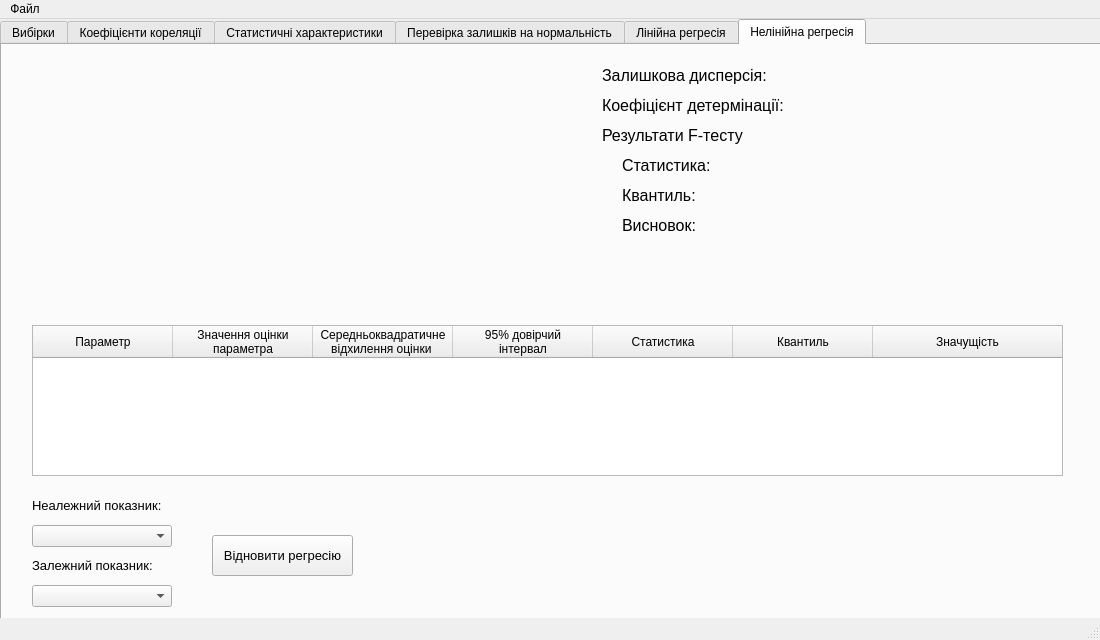
<?xml version="1.0" encoding="UTF-8"?>
<ui version="4.0">
 <class>MainWindow</class>
 <widget class="QMainWindow" name="MainWindow">
  <property name="geometry">
   <rect>
    <x>0</x>
    <y>0</y>
    <width>1100</width>
    <height>640</height>
   </rect>
  </property>
  <property name="sizePolicy">
   <sizepolicy hsizetype="Expanding" vsizetype="Expanding">
    <horstretch>0</horstretch>
    <verstretch>0</verstretch>
   </sizepolicy>
  </property>
  <property name="maximumSize">
   <size>
    <width>1100</width>
    <height>640</height>
   </size>
  </property>
  <property name="windowTitle">
   <string>Regression analysis app</string>
  </property>
  <widget class="QWidget" name="centralwidget">
   <widget class="QTabWidget" name="tabWidget">
    <property name="geometry">
     <rect>
      <x>0</x>
      <y>0</y>
      <width>1101</width>
      <height>621</height>
     </rect>
    </property>
    <property name="sizePolicy">
     <sizepolicy hsizetype="Maximum" vsizetype="Maximum">
      <horstretch>0</horstretch>
      <verstretch>0</verstretch>
     </sizepolicy>
    </property>
    <property name="font">
     <font>
      <pointsize>9</pointsize>
     </font>
    </property>
    <property name="currentIndex">
     <number>5</number>
    </property>
    <widget class="QWidget" name="tab">
     <attribute name="title">
      <string>Вибірки</string>
     </attribute>
     <widget class="QLabel" name="label">
      <property name="geometry">
       <rect>
        <x>20</x>
        <y>40</y>
        <width>1041</width>
        <height>21</height>
       </rect>
      </property>
      <property name="font">
       <font>
        <pointsize>14</pointsize>
       </font>
      </property>
      <property name="text">
       <string>Вибірки</string>
      </property>
      <property name="textFormat">
       <enum>Qt::AutoText</enum>
      </property>
      <property name="alignment">
       <set>Qt::AlignCenter</set>
      </property>
     </widget>
     <widget class="QTableWidget" name="tableSelection">
      <property name="geometry">
       <rect>
        <x>20</x>
        <y>70</y>
        <width>1041</width>
        <height>471</height>
       </rect>
      </property>
      <property name="horizontalScrollBarPolicy">
       <enum>Qt::ScrollBarAlwaysOff</enum>
      </property>
      <attribute name="horizontalHeaderDefaultSectionSize">
       <number>240</number>
      </attribute>
      <attribute name="horizontalHeaderStretchLastSection">
       <bool>true</bool>
      </attribute>
      <attribute name="verticalHeaderCascadingSectionResizes">
       <bool>false</bool>
      </attribute>
      <attribute name="verticalHeaderShowSortIndicator" stdset="0">
       <bool>false</bool>
      </attribute>
      <attribute name="verticalHeaderStretchLastSection">
       <bool>false</bool>
      </attribute>
     </widget>
    </widget>
    <widget class="QWidget" name="tab_2">
     <attribute name="title">
      <string>Коефіцієнти кореляції</string>
     </attribute>
     <widget class="QTableWidget" name="tableWidget_8">
      <property name="geometry">
       <rect>
        <x>30</x>
        <y>70</y>
        <width>1031</width>
        <height>271</height>
       </rect>
      </property>
      <property name="horizontalScrollBarPolicy">
       <enum>Qt::ScrollBarAlwaysOff</enum>
      </property>
      <attribute name="horizontalHeaderDefaultSectionSize">
       <number>140</number>
      </attribute>
      <attribute name="horizontalHeaderHighlightSections">
       <bool>true</bool>
      </attribute>
      <attribute name="horizontalHeaderStretchLastSection">
       <bool>true</bool>
      </attribute>
      <attribute name="verticalHeaderCascadingSectionResizes">
       <bool>false</bool>
      </attribute>
      <attribute name="verticalHeaderMinimumSectionSize">
       <number>30</number>
      </attribute>
      <attribute name="verticalHeaderDefaultSectionSize">
       <number>40</number>
      </attribute>
      <attribute name="verticalHeaderHighlightSections">
       <bool>true</bool>
      </attribute>
      <attribute name="verticalHeaderShowSortIndicator" stdset="0">
       <bool>false</bool>
      </attribute>
      <attribute name="verticalHeaderStretchLastSection">
       <bool>false</bool>
      </attribute>
      <column>
       <property name="text">
        <string>Коефіцієнт
кореляції </string>
       </property>
      </column>
      <column>
       <property name="text">
        <string>Оцінка</string>
       </property>
      </column>
      <column>
       <property name="text">
        <string>Довірчий інтервал</string>
       </property>
      </column>
      <column>
       <property name="text">
        <string>Статистика</string>
       </property>
      </column>
      <column>
       <property name="text">
        <string>Квантиль</string>
       </property>
      </column>
      <column>
       <property name="text">
        <string>Висновок
(значущий/
незначущий)</string>
       </property>
      </column>
      <column>
       <property name="text">
        <string>Висновок щодо
наявності
взаємозв’язку
(є/немає) </string>
       </property>
      </column>
     </widget>
     <widget class="QLabel" name="label_7">
      <property name="geometry">
       <rect>
        <x>30</x>
        <y>30</y>
        <width>1021</width>
        <height>21</height>
       </rect>
      </property>
      <property name="font">
       <font>
        <pointsize>14</pointsize>
       </font>
      </property>
      <property name="text">
       <string>Коефіцієнти кореляції</string>
      </property>
      <property name="textFormat">
       <enum>Qt::AutoText</enum>
      </property>
      <property name="alignment">
       <set>Qt::AlignCenter</set>
      </property>
     </widget>
     <widget class="QTableWidget" name="tableWidget_9">
      <property name="geometry">
       <rect>
        <x>30</x>
        <y>390</y>
        <width>1031</width>
        <height>141</height>
       </rect>
      </property>
      <property name="horizontalScrollBarPolicy">
       <enum>Qt::ScrollBarAlwaysOff</enum>
      </property>
      <attribute name="horizontalHeaderDefaultSectionSize">
       <number>140</number>
      </attribute>
      <attribute name="horizontalHeaderHighlightSections">
       <bool>true</bool>
      </attribute>
      <attribute name="horizontalHeaderStretchLastSection">
       <bool>true</bool>
      </attribute>
      <attribute name="verticalHeaderCascadingSectionResizes">
       <bool>false</bool>
      </attribute>
      <attribute name="verticalHeaderMinimumSectionSize">
       <number>30</number>
      </attribute>
      <attribute name="verticalHeaderDefaultSectionSize">
       <number>40</number>
      </attribute>
      <attribute name="verticalHeaderHighlightSections">
       <bool>true</bool>
      </attribute>
      <attribute name="verticalHeaderShowSortIndicator" stdset="0">
       <bool>false</bool>
      </attribute>
      <attribute name="verticalHeaderStretchLastSection">
       <bool>false</bool>
      </attribute>
      <column>
       <property name="text">
        <string>Оцінка коефіцієнта
Пірсона (за
переформованим
масивом)</string>
       </property>
      </column>
      <column>
       <property name="text">
        <string>Оцінка
кореляційного
відношення </string>
       </property>
      </column>
      <column>
       <property name="text">
        <string>Статистика</string>
       </property>
      </column>
      <column>
       <property name="text">
        <string>Квантиль</string>
       </property>
      </column>
      <column>
       <property name="text">
        <string>Висновок
(рівні/
нерівні)</string>
       </property>
      </column>
      <column>
       <property name="text">
        <string>Висновок щодо
виду залежності
(лінійна/нелінійна)</string>
       </property>
      </column>
     </widget>
    </widget>
    <widget class="QWidget" name="tab_4">
     <attribute name="title">
      <string>Статистичні характеристики</string>
     </attribute>
     <widget class="QTableWidget" name="tableWidget_11">
      <property name="geometry">
       <rect>
        <x>30</x>
        <y>110</y>
        <width>491</width>
        <height>411</height>
       </rect>
      </property>
      <property name="horizontalScrollBarPolicy">
       <enum>Qt::ScrollBarAlwaysOff</enum>
      </property>
      <attribute name="horizontalHeaderCascadingSectionResizes">
       <bool>false</bool>
      </attribute>
      <attribute name="horizontalHeaderMinimumSectionSize">
       <number>40</number>
      </attribute>
      <attribute name="horizontalHeaderDefaultSectionSize">
       <number>160</number>
      </attribute>
      <attribute name="horizontalHeaderShowSortIndicator" stdset="0">
       <bool>false</bool>
      </attribute>
      <attribute name="horizontalHeaderStretchLastSection">
       <bool>true</bool>
      </attribute>
      <attribute name="verticalHeaderCascadingSectionResizes">
       <bool>false</bool>
      </attribute>
      <attribute name="verticalHeaderMinimumSectionSize">
       <number>40</number>
      </attribute>
      <attribute name="verticalHeaderShowSortIndicator" stdset="0">
       <bool>false</bool>
      </attribute>
      <attribute name="verticalHeaderStretchLastSection">
       <bool>false</bool>
      </attribute>
      <column>
       <property name="text">
        <string>Параметр</string>
       </property>
      </column>
      <column>
       <property name="text">
        <string>Значення</string>
       </property>
      </column>
      <column>
       <property name="text">
        <string>Довірчий інтервал</string>
       </property>
      </column>
     </widget>
     <widget class="QLabel" name="label_10">
      <property name="geometry">
       <rect>
        <x>90</x>
        <y>30</y>
        <width>931</width>
        <height>21</height>
       </rect>
      </property>
      <property name="font">
       <font>
        <pointsize>14</pointsize>
       </font>
      </property>
      <property name="text">
       <string>Статистичні характеристики</string>
      </property>
      <property name="textFormat">
       <enum>Qt::AutoText</enum>
      </property>
      <property name="alignment">
       <set>Qt::AlignCenter</set>
      </property>
     </widget>
     <widget class="QTableWidget" name="tableWidget_12">
      <property name="geometry">
       <rect>
        <x>570</x>
        <y>110</y>
        <width>491</width>
        <height>411</height>
       </rect>
      </property>
      <property name="horizontalScrollBarPolicy">
       <enum>Qt::ScrollBarAlwaysOff</enum>
      </property>
      <attribute name="horizontalHeaderCascadingSectionResizes">
       <bool>false</bool>
      </attribute>
      <attribute name="horizontalHeaderMinimumSectionSize">
       <number>40</number>
      </attribute>
      <attribute name="horizontalHeaderDefaultSectionSize">
       <number>160</number>
      </attribute>
      <attribute name="horizontalHeaderShowSortIndicator" stdset="0">
       <bool>false</bool>
      </attribute>
      <attribute name="horizontalHeaderStretchLastSection">
       <bool>true</bool>
      </attribute>
      <attribute name="verticalHeaderCascadingSectionResizes">
       <bool>false</bool>
      </attribute>
      <attribute name="verticalHeaderMinimumSectionSize">
       <number>40</number>
      </attribute>
      <attribute name="verticalHeaderShowSortIndicator" stdset="0">
       <bool>false</bool>
      </attribute>
      <attribute name="verticalHeaderStretchLastSection">
       <bool>false</bool>
      </attribute>
      <column>
       <property name="text">
        <string>Параметр</string>
       </property>
      </column>
      <column>
       <property name="text">
        <string>Значення</string>
       </property>
      </column>
      <column>
       <property name="text">
        <string>Довірчий інтервал</string>
       </property>
      </column>
     </widget>
     <widget class="QLabel" name="label_11">
      <property name="geometry">
       <rect>
        <x>30</x>
        <y>80</y>
        <width>491</width>
        <height>21</height>
       </rect>
      </property>
      <property name="font">
       <font>
        <pointsize>14</pointsize>
       </font>
      </property>
      <property name="text">
       <string>Для x</string>
      </property>
      <property name="textFormat">
       <enum>Qt::AutoText</enum>
      </property>
      <property name="alignment">
       <set>Qt::AlignCenter</set>
      </property>
     </widget>
     <widget class="QLabel" name="label_12">
      <property name="geometry">
       <rect>
        <x>570</x>
        <y>80</y>
        <width>491</width>
        <height>21</height>
       </rect>
      </property>
      <property name="font">
       <font>
        <pointsize>14</pointsize>
       </font>
      </property>
      <property name="text">
       <string>Для y</string>
      </property>
      <property name="textFormat">
       <enum>Qt::AutoText</enum>
      </property>
      <property name="alignment">
       <set>Qt::AlignCenter</set>
      </property>
     </widget>
    </widget>
    <widget class="QWidget" name="tab_3">
     <attribute name="title">
      <string>Перевірка залишків на нормальність</string>
     </attribute>
     <widget class="QTableWidget" name="tableResidualsNorm">
      <property name="geometry">
       <rect>
        <x>140</x>
        <y>100</y>
        <width>791</width>
        <height>151</height>
       </rect>
      </property>
      <property name="horizontalScrollBarPolicy">
       <enum>Qt::ScrollBarAlwaysOff</enum>
      </property>
      <attribute name="horizontalHeaderVisible">
       <bool>false</bool>
      </attribute>
      <attribute name="horizontalHeaderCascadingSectionResizes">
       <bool>false</bool>
      </attribute>
      <attribute name="horizontalHeaderMinimumSectionSize">
       <number>40</number>
      </attribute>
      <attribute name="horizontalHeaderDefaultSectionSize">
       <number>260</number>
      </attribute>
      <attribute name="horizontalHeaderHighlightSections">
       <bool>true</bool>
      </attribute>
      <attribute name="horizontalHeaderShowSortIndicator" stdset="0">
       <bool>false</bool>
      </attribute>
      <attribute name="horizontalHeaderStretchLastSection">
       <bool>true</bool>
      </attribute>
      <attribute name="verticalHeaderVisible">
       <bool>false</bool>
      </attribute>
      <attribute name="verticalHeaderCascadingSectionResizes">
       <bool>false</bool>
      </attribute>
      <attribute name="verticalHeaderShowSortIndicator" stdset="0">
       <bool>false</bool>
      </attribute>
      <attribute name="verticalHeaderStretchLastSection">
       <bool>false</bool>
      </attribute>
      <column>
       <property name="text">
        <string/>
       </property>
      </column>
      <column>
       <property name="text">
        <string>Результат</string>
       </property>
      </column>
     </widget>
     <widget class="QLabel" name="label_9">
      <property name="geometry">
       <rect>
        <x>140</x>
        <y>60</y>
        <width>791</width>
        <height>21</height>
       </rect>
      </property>
      <property name="font">
       <font>
        <pointsize>14</pointsize>
       </font>
      </property>
      <property name="text">
       <string>Ідентифікація нормального розподілу за коефіцієнтами асиметрії та ексцесу</string>
      </property>
      <property name="textFormat">
       <enum>Qt::AutoText</enum>
      </property>
      <property name="alignment">
       <set>Qt::AlignCenter</set>
      </property>
     </widget>
    </widget>
    <widget class="QWidget" name="tab_5">
     <attribute name="title">
      <string>Лінійна регресія</string>
     </attribute>
     <widget class="QTableWidget" name="tableRegression">
      <property name="geometry">
       <rect>
        <x>30</x>
        <y>280</y>
        <width>1031</width>
        <height>151</height>
       </rect>
      </property>
      <property name="horizontalScrollBarPolicy">
       <enum>Qt::ScrollBarAlwaysOff</enum>
      </property>
      <attribute name="horizontalHeaderCascadingSectionResizes">
       <bool>false</bool>
      </attribute>
      <attribute name="horizontalHeaderMinimumSectionSize">
       <number>40</number>
      </attribute>
      <attribute name="horizontalHeaderDefaultSectionSize">
       <number>140</number>
      </attribute>
      <attribute name="horizontalHeaderHighlightSections">
       <bool>true</bool>
      </attribute>
      <attribute name="horizontalHeaderShowSortIndicator" stdset="0">
       <bool>false</bool>
      </attribute>
      <attribute name="horizontalHeaderStretchLastSection">
       <bool>true</bool>
      </attribute>
      <attribute name="verticalHeaderCascadingSectionResizes">
       <bool>false</bool>
      </attribute>
      <attribute name="verticalHeaderMinimumSectionSize">
       <number>30</number>
      </attribute>
      <attribute name="verticalHeaderDefaultSectionSize">
       <number>40</number>
      </attribute>
      <attribute name="verticalHeaderHighlightSections">
       <bool>true</bool>
      </attribute>
      <attribute name="verticalHeaderShowSortIndicator" stdset="0">
       <bool>false</bool>
      </attribute>
      <attribute name="verticalHeaderStretchLastSection">
       <bool>false</bool>
      </attribute>
      <column>
       <property name="text">
        <string>Параметр</string>
       </property>
      </column>
      <column>
       <property name="text">
        <string>Значення оцінки 
параметра</string>
       </property>
      </column>
      <column>
       <property name="text">
        <string>Середньоквадратичне
відхилення оцінки </string>
       </property>
      </column>
      <column>
       <property name="text">
        <string>95% довірчий
інтервал</string>
       </property>
      </column>
      <column>
       <property name="text">
        <string>Статистика</string>
       </property>
      </column>
      <column>
       <property name="text">
        <string>Квантиль</string>
       </property>
      </column>
      <column>
       <property name="text">
        <string>Значущість</string>
       </property>
      </column>
     </widget>
     <widget class="QLabel" name="labelResidualVariance">
      <property name="geometry">
       <rect>
        <x>600</x>
        <y>20</y>
        <width>400</width>
        <height>20</height>
       </rect>
      </property>
      <property name="font">
       <font>
        <pointsize>12</pointsize>
       </font>
      </property>
      <property name="text">
       <string>Залишкова дисперсія:</string>
      </property>
     </widget>
     <widget class="QLabel" name="labelDeterminationCoeff">
      <property name="geometry">
       <rect>
        <x>600</x>
        <y>50</y>
        <width>400</width>
        <height>20</height>
       </rect>
      </property>
      <property name="font">
       <font>
        <pointsize>12</pointsize>
       </font>
      </property>
      <property name="text">
       <string>Коефіцієнт детермінації:</string>
      </property>
     </widget>
     <widget class="QLabel" name="labelFtest">
      <property name="geometry">
       <rect>
        <x>600</x>
        <y>80</y>
        <width>400</width>
        <height>20</height>
       </rect>
      </property>
      <property name="font">
       <font>
        <pointsize>12</pointsize>
       </font>
      </property>
      <property name="text">
       <string>Результати F-тесту</string>
      </property>
     </widget>
     <widget class="QLabel" name="labelFtestStats">
      <property name="geometry">
       <rect>
        <x>620</x>
        <y>110</y>
        <width>400</width>
        <height>20</height>
       </rect>
      </property>
      <property name="font">
       <font>
        <pointsize>12</pointsize>
       </font>
      </property>
      <property name="text">
       <string>Статистика:</string>
      </property>
     </widget>
     <widget class="QLabel" name="labelFtestQuantile">
      <property name="geometry">
       <rect>
        <x>620</x>
        <y>140</y>
        <width>400</width>
        <height>20</height>
       </rect>
      </property>
      <property name="font">
       <font>
        <pointsize>12</pointsize>
       </font>
      </property>
      <property name="text">
       <string>Квантиль:</string>
      </property>
     </widget>
     <widget class="QLabel" name="labelFtestResult">
      <property name="geometry">
       <rect>
        <x>620</x>
        <y>170</y>
        <width>400</width>
        <height>20</height>
       </rect>
      </property>
      <property name="font">
       <font>
        <pointsize>12</pointsize>
       </font>
      </property>
      <property name="text">
       <string>Висновок:</string>
      </property>
     </widget>
     <widget class="QWidget" name="widgetChart_3" native="true">
      <property name="geometry">
       <rect>
        <x>30</x>
        <y>10</y>
        <width>481</width>
        <height>261</height>
       </rect>
      </property>
     </widget>
     <widget class="QComboBox" name="cmbDependentIndicator">
      <property name="geometry">
       <rect>
        <x>30</x>
        <y>540</y>
        <width>140</width>
        <height>22</height>
       </rect>
      </property>
      <property name="font">
       <font>
        <pointsize>10</pointsize>
       </font>
      </property>
     </widget>
     <widget class="QLabel" name="labelDependentIndicator">
      <property name="geometry">
       <rect>
        <x>30</x>
        <y>510</y>
        <width>151</width>
        <height>21</height>
       </rect>
      </property>
      <property name="font">
       <font>
        <pointsize>10</pointsize>
       </font>
      </property>
      <property name="text">
       <string>Залежний показник:</string>
      </property>
     </widget>
     <widget class="QPushButton" name="btnRestoreLinearRegression">
      <property name="geometry">
       <rect>
        <x>510</x>
        <y>490</y>
        <width>141</width>
        <height>41</height>
       </rect>
      </property>
      <property name="font">
       <font>
        <pointsize>10</pointsize>
       </font>
      </property>
      <property name="text">
       <string>Відновити регресію</string>
      </property>
     </widget>
     <widget class="QComboBox" name="cmbIndependentIndicator">
      <property name="geometry">
       <rect>
        <x>30</x>
        <y>480</y>
        <width>140</width>
        <height>22</height>
       </rect>
      </property>
      <property name="font">
       <font>
        <pointsize>10</pointsize>
       </font>
      </property>
     </widget>
     <widget class="QLabel" name="labelIndependentIndicator">
      <property name="geometry">
       <rect>
        <x>30</x>
        <y>450</y>
        <width>151</width>
        <height>21</height>
       </rect>
      </property>
      <property name="font">
       <font>
        <pointsize>10</pointsize>
       </font>
      </property>
      <property name="text">
       <string>Неалежний показник:</string>
      </property>
     </widget>
     <widget class="QGroupBox" name="groupBox">
      <property name="geometry">
       <rect>
        <x>210</x>
        <y>460</y>
        <width>261</width>
        <height>101</height>
       </rect>
      </property>
      <property name="font">
       <font>
        <pointsize>10</pointsize>
       </font>
      </property>
      <property name="title">
       <string/>
      </property>
      <widget class="QRadioButton" name="rbUnivariateRegression">
       <property name="geometry">
        <rect>
         <x>10</x>
         <y>20</y>
         <width>241</width>
         <height>20</height>
        </rect>
       </property>
       <property name="font">
        <font>
         <pointsize>10</pointsize>
        </font>
       </property>
       <property name="text">
        <string>Відновлення одновимірноїї регресії</string>
       </property>
      </widget>
      <widget class="QRadioButton" name="rbMultivariateRegression">
       <property name="geometry">
        <rect>
         <x>10</x>
         <y>60</y>
         <width>241</width>
         <height>20</height>
        </rect>
       </property>
       <property name="font">
        <font>
         <pointsize>10</pointsize>
        </font>
       </property>
       <property name="text">
        <string>Відновлення багатовимірної регресії</string>
       </property>
      </widget>
     </widget>
    </widget>
    <widget class="QWidget" name="tab_6">
     <attribute name="title">
      <string>Нелінійна регресія</string>
     </attribute>
     <widget class="QTableWidget" name="tableNonlinearRegression">
      <property name="geometry">
       <rect>
        <x>30</x>
        <y>280</y>
        <width>1031</width>
        <height>151</height>
       </rect>
      </property>
      <property name="horizontalScrollBarPolicy">
       <enum>Qt::ScrollBarAlwaysOff</enum>
      </property>
      <attribute name="horizontalHeaderCascadingSectionResizes">
       <bool>false</bool>
      </attribute>
      <attribute name="horizontalHeaderMinimumSectionSize">
       <number>40</number>
      </attribute>
      <attribute name="horizontalHeaderDefaultSectionSize">
       <number>140</number>
      </attribute>
      <attribute name="horizontalHeaderHighlightSections">
       <bool>true</bool>
      </attribute>
      <attribute name="horizontalHeaderShowSortIndicator" stdset="0">
       <bool>false</bool>
      </attribute>
      <attribute name="horizontalHeaderStretchLastSection">
       <bool>true</bool>
      </attribute>
      <attribute name="verticalHeaderCascadingSectionResizes">
       <bool>false</bool>
      </attribute>
      <attribute name="verticalHeaderMinimumSectionSize">
       <number>30</number>
      </attribute>
      <attribute name="verticalHeaderDefaultSectionSize">
       <number>40</number>
      </attribute>
      <attribute name="verticalHeaderHighlightSections">
       <bool>true</bool>
      </attribute>
      <attribute name="verticalHeaderShowSortIndicator" stdset="0">
       <bool>false</bool>
      </attribute>
      <attribute name="verticalHeaderStretchLastSection">
       <bool>false</bool>
      </attribute>
      <column>
       <property name="text">
        <string>Параметр</string>
       </property>
      </column>
      <column>
       <property name="text">
        <string>Значення оцінки 
параметра</string>
       </property>
      </column>
      <column>
       <property name="text">
        <string>Середньоквадратичне
відхилення оцінки </string>
       </property>
      </column>
      <column>
       <property name="text">
        <string>95% довірчий
інтервал</string>
       </property>
      </column>
      <column>
       <property name="text">
        <string>Статистика</string>
       </property>
      </column>
      <column>
       <property name="text">
        <string>Квантиль</string>
       </property>
      </column>
      <column>
       <property name="text">
        <string>Значущість</string>
       </property>
      </column>
     </widget>
     <widget class="QWidget" name="widgetChart_4" native="true">
      <property name="geometry">
       <rect>
        <x>30</x>
        <y>10</y>
        <width>481</width>
        <height>261</height>
       </rect>
      </property>
     </widget>
     <widget class="QLabel" name="labelFtestQuantile_2">
      <property name="geometry">
       <rect>
        <x>620</x>
        <y>140</y>
        <width>400</width>
        <height>20</height>
       </rect>
      </property>
      <property name="font">
       <font>
        <pointsize>12</pointsize>
       </font>
      </property>
      <property name="text">
       <string>Квантиль:</string>
      </property>
     </widget>
     <widget class="QLabel" name="labelFtest_2">
      <property name="geometry">
       <rect>
        <x>600</x>
        <y>80</y>
        <width>400</width>
        <height>20</height>
       </rect>
      </property>
      <property name="font">
       <font>
        <pointsize>12</pointsize>
       </font>
      </property>
      <property name="text">
       <string>Результати F-тесту</string>
      </property>
     </widget>
     <widget class="QLabel" name="labelFtestResult_2">
      <property name="geometry">
       <rect>
        <x>620</x>
        <y>170</y>
        <width>400</width>
        <height>20</height>
       </rect>
      </property>
      <property name="font">
       <font>
        <pointsize>12</pointsize>
       </font>
      </property>
      <property name="text">
       <string>Висновок:</string>
      </property>
     </widget>
     <widget class="QLabel" name="labelFtestStats_2">
      <property name="geometry">
       <rect>
        <x>620</x>
        <y>110</y>
        <width>400</width>
        <height>20</height>
       </rect>
      </property>
      <property name="font">
       <font>
        <pointsize>12</pointsize>
       </font>
      </property>
      <property name="text">
       <string>Статистика:</string>
      </property>
     </widget>
     <widget class="QLabel" name="labelDeterminationCoeff_2">
      <property name="geometry">
       <rect>
        <x>600</x>
        <y>50</y>
        <width>400</width>
        <height>20</height>
       </rect>
      </property>
      <property name="font">
       <font>
        <pointsize>12</pointsize>
       </font>
      </property>
      <property name="text">
       <string>Коефіцієнт детермінації:</string>
      </property>
     </widget>
     <widget class="QLabel" name="labelResidualVariance_2">
      <property name="geometry">
       <rect>
        <x>600</x>
        <y>20</y>
        <width>400</width>
        <height>20</height>
       </rect>
      </property>
      <property name="font">
       <font>
        <pointsize>12</pointsize>
       </font>
      </property>
      <property name="text">
       <string>Залишкова дисперсія:</string>
      </property>
     </widget>
     <widget class="QPushButton" name="btnRestoreNonlinearRegression">
      <property name="geometry">
       <rect>
        <x>210</x>
        <y>490</y>
        <width>141</width>
        <height>41</height>
       </rect>
      </property>
      <property name="font">
       <font>
        <pointsize>10</pointsize>
       </font>
      </property>
      <property name="text">
       <string>Відновити регресію</string>
      </property>
     </widget>
     <widget class="QLabel" name="labelIndependentIndicator_2">
      <property name="geometry">
       <rect>
        <x>30</x>
        <y>450</y>
        <width>151</width>
        <height>21</height>
       </rect>
      </property>
      <property name="font">
       <font>
        <pointsize>10</pointsize>
       </font>
      </property>
      <property name="text">
       <string>Неалежний показник:</string>
      </property>
     </widget>
     <widget class="QComboBox" name="cmbIndependentIndicator_2">
      <property name="geometry">
       <rect>
        <x>30</x>
        <y>480</y>
        <width>140</width>
        <height>22</height>
       </rect>
      </property>
      <property name="font">
       <font>
        <pointsize>10</pointsize>
       </font>
      </property>
     </widget>
     <widget class="QLabel" name="labelDependentIndicator_2">
      <property name="geometry">
       <rect>
        <x>30</x>
        <y>510</y>
        <width>151</width>
        <height>21</height>
       </rect>
      </property>
      <property name="font">
       <font>
        <pointsize>10</pointsize>
       </font>
      </property>
      <property name="text">
       <string>Залежний показник:</string>
      </property>
     </widget>
     <widget class="QComboBox" name="cmbDependentIndicator_2">
      <property name="geometry">
       <rect>
        <x>30</x>
        <y>540</y>
        <width>140</width>
        <height>22</height>
       </rect>
      </property>
      <property name="font">
       <font>
        <pointsize>10</pointsize>
       </font>
      </property>
     </widget>
    </widget>
   </widget>
  </widget>
  <widget class="QMenuBar" name="menubar">
   <property name="geometry">
    <rect>
     <x>0</x>
     <y>0</y>
     <width>1100</width>
     <height>22</height>
    </rect>
   </property>
   <widget class="QMenu" name="menufile">
    <property name="title">
     <string>Файл</string>
    </property>
    <addaction name="action"/>
    <addaction name="action_3"/>
   </widget>
   <addaction name="menufile"/>
  </widget>
  <widget class="QStatusBar" name="statusbar"/>
  <action name="action">
   <property name="text">
    <string>Завантажити одновимірні дані</string>
   </property>
  </action>
  <action name="action_2">
   <property name="text">
    <string>Завантажити незалежні вибірки</string>
   </property>
  </action>
  <action name="action_3">
   <property name="text">
    <string>Завантажити багатовимірні дані</string>
   </property>
  </action>
 </widget>
 <resources/>
 <connections/>
</ui>
